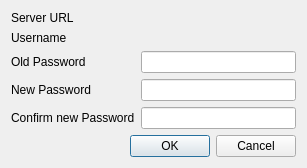
<?xml version="1.0" encoding="UTF-8"?>
<ui version="4.0">
 <class>QtPasswordChangeDialog</class>
 <widget class="QDialog" name="QtPasswordChangeDialog">
  <property name="geometry">
   <rect>
    <x>0</x>
    <y>0</y>
    <width>307</width>
    <height>159</height>
   </rect>
  </property>
  <property name="sizePolicy">
   <sizepolicy hsizetype="Fixed" vsizetype="Fixed">
    <horstretch>0</horstretch>
    <verstretch>0</verstretch>
   </sizepolicy>
  </property>
  <property name="windowTitle">
   <string>Change Password</string>
  </property>
  <property name="windowIcon">
   <iconset resource="qtClient.qrc">
    <normaloff>:/Resources/icon.png</normaloff>:/Resources/icon.png</iconset>
  </property>
  <layout class="QGridLayout" name="gridLayout">
   <item row="0" column="0">
    <widget class="QLabel" name="label">
     <property name="text">
      <string>Server URL</string>
     </property>
    </widget>
   </item>
   <item row="0" column="1">
    <widget class="QLabel" name="urlLabel">
     <property name="text">
      <string/>
     </property>
    </widget>
   </item>
   <item row="1" column="0">
    <widget class="QLabel" name="label_2">
     <property name="text">
      <string>Username</string>
     </property>
    </widget>
   </item>
   <item row="1" column="1">
    <widget class="QLabel" name="nameLabel">
     <property name="text">
      <string/>
     </property>
    </widget>
   </item>
   <item row="2" column="0">
    <widget class="QLabel" name="label_3">
     <property name="text">
      <string>Old Password</string>
     </property>
    </widget>
   </item>
   <item row="2" column="1">
    <widget class="QLineEdit" name="oldEdit">
     <property name="inputMethodHints">
      <set>Qt::ImhHiddenText|Qt::ImhNoAutoUppercase|Qt::ImhNoPredictiveText|Qt::ImhSensitiveData</set>
     </property>
     <property name="echoMode">
      <enum>QLineEdit::Password</enum>
     </property>
    </widget>
   </item>
   <item row="3" column="0">
    <widget class="QLabel" name="label_4">
     <property name="text">
      <string>New Password</string>
     </property>
    </widget>
   </item>
   <item row="3" column="1">
    <widget class="QLineEdit" name="new1Edit">
     <property name="inputMethodHints">
      <set>Qt::ImhHiddenText|Qt::ImhNoAutoUppercase|Qt::ImhNoPredictiveText|Qt::ImhSensitiveData</set>
     </property>
     <property name="echoMode">
      <enum>QLineEdit::Password</enum>
     </property>
    </widget>
   </item>
   <item row="4" column="0">
    <widget class="QLabel" name="label_5">
     <property name="text">
      <string>Confirm new Password</string>
     </property>
    </widget>
   </item>
   <item row="4" column="1">
    <widget class="QLineEdit" name="new2Edit">
     <property name="inputMethodHints">
      <set>Qt::ImhHiddenText|Qt::ImhNoAutoUppercase|Qt::ImhNoPredictiveText|Qt::ImhSensitiveData</set>
     </property>
     <property name="echoMode">
      <enum>QLineEdit::Password</enum>
     </property>
    </widget>
   </item>
   <item row="5" column="0" colspan="2">
    <layout class="QHBoxLayout" name="horizontalLayout">
     <item>
      <spacer name="horizontalSpacer">
       <property name="orientation">
        <enum>Qt::Horizontal</enum>
       </property>
       <property name="sizeHint" stdset="0">
        <size>
         <width>109</width>
         <height>20</height>
        </size>
       </property>
      </spacer>
     </item>
     <item>
      <widget class="QLabel" name="statusLabel">
       <property name="text">
        <string/>
       </property>
      </widget>
     </item>
     <item>
      <widget class="QPushButton" name="okButton">
       <property name="text">
        <string>OK</string>
       </property>
      </widget>
     </item>
     <item>
      <widget class="QPushButton" name="cancelButton">
       <property name="text">
        <string>Cancel</string>
       </property>
      </widget>
     </item>
    </layout>
   </item>
  </layout>
 </widget>
 <resources>
  <include location="qtClient.qrc"/>
 </resources>
 <connections>
  <connection>
   <sender>okButton</sender>
   <signal>clicked()</signal>
   <receiver>QtPasswordChangeDialog</receiver>
   <slot>accept()</slot>
   <hints>
    <hint type="sourcelabel">
     <x>278</x>
     <y>253</y>
    </hint>
    <hint type="destinationlabel">
     <x>96</x>
     <y>254</y>
    </hint>
   </hints>
  </connection>
  <connection>
   <sender>cancelButton</sender>
   <signal>clicked()</signal>
   <receiver>QtPasswordChangeDialog</receiver>
   <slot>reject()</slot>
   <hints>
    <hint type="sourcelabel">
     <x>369</x>
     <y>253</y>
    </hint>
    <hint type="destinationlabel">
     <x>179</x>
     <y>282</y>
    </hint>
   </hints>
  </connection>
 </connections>
</ui>
